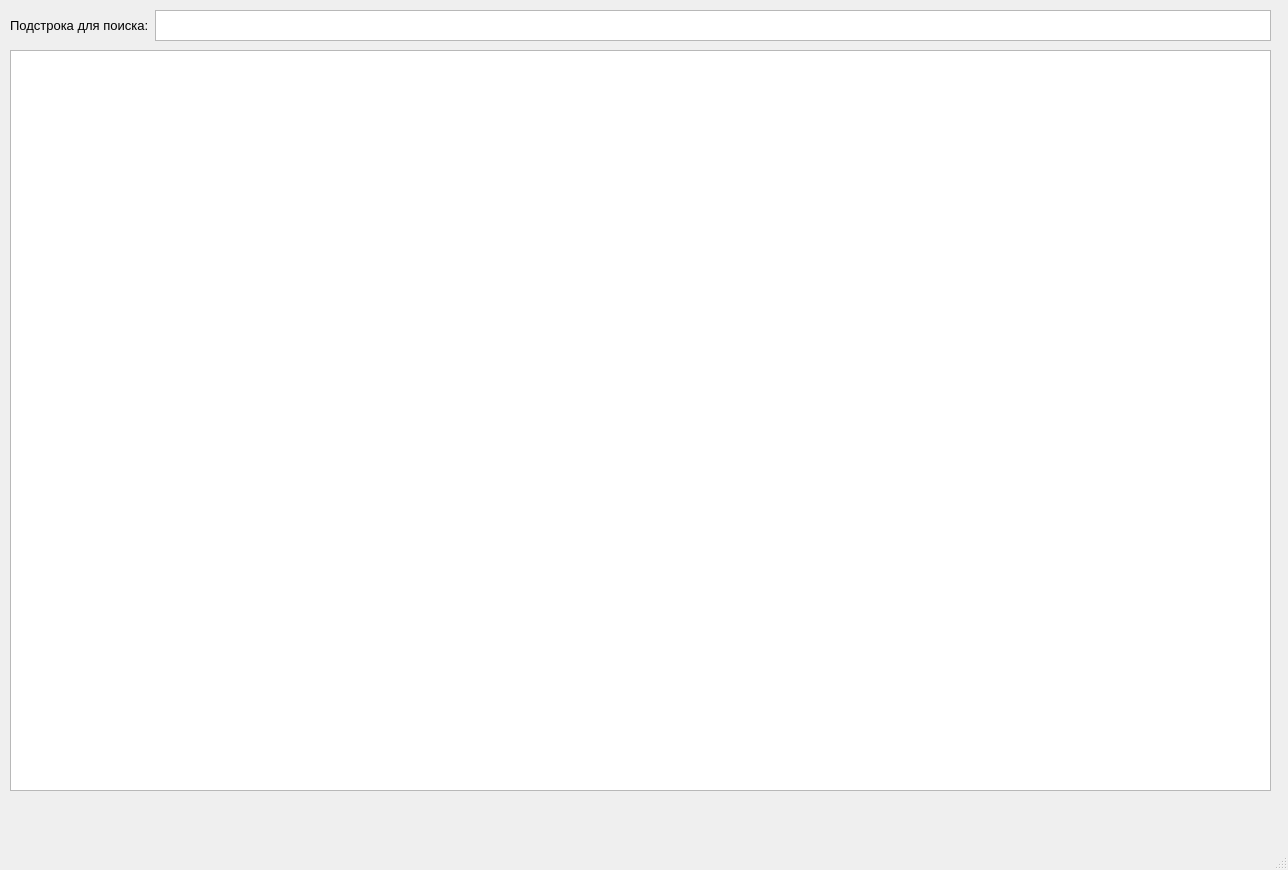
<?xml version="1.0" encoding="UTF-8"?>
<ui version="4.0">
 <class>MainWindow</class>
 <widget class="QMainWindow" name="MainWindow">
  <property name="geometry">
   <rect>
    <x>0</x>
    <y>0</y>
    <width>1288</width>
    <height>870</height>
   </rect>
  </property>
  <property name="font">
   <font>
    <pointsize>12</pointsize>
   </font>
  </property>
  <property name="windowTitle">
   <string>MainWindow</string>
  </property>
  <widget class="QWidget" name="centralwidget">
   <widget class="QTableWidget" name="tableWidget">
    <property name="geometry">
     <rect>
      <x>10</x>
      <y>50</y>
      <width>1261</width>
      <height>741</height>
     </rect>
    </property>
   </widget>
   <widget class="QWidget" name="horizontalLayoutWidget">
    <property name="geometry">
     <rect>
      <x>10</x>
      <y>10</y>
      <width>1261</width>
      <height>31</height>
     </rect>
    </property>
    <layout class="QHBoxLayout" name="horizontalLayout">
     <item>
      <widget class="QLabel" name="label">
       <property name="font">
        <font>
         <pointsize>10</pointsize>
        </font>
       </property>
       <property name="text">
        <string>Подстрока для поиска:</string>
       </property>
      </widget>
     </item>
     <item>
      <widget class="QTextEdit" name="textEdit"/>
     </item>
    </layout>
   </widget>
  </widget>
  <widget class="QMenuBar" name="menubar">
   <property name="geometry">
    <rect>
     <x>0</x>
     <y>0</y>
     <width>1288</width>
     <height>34</height>
    </rect>
   </property>
  </widget>
  <widget class="QStatusBar" name="statusbar"/>
 </widget>
 <resources/>
 <connections/>
</ui>
